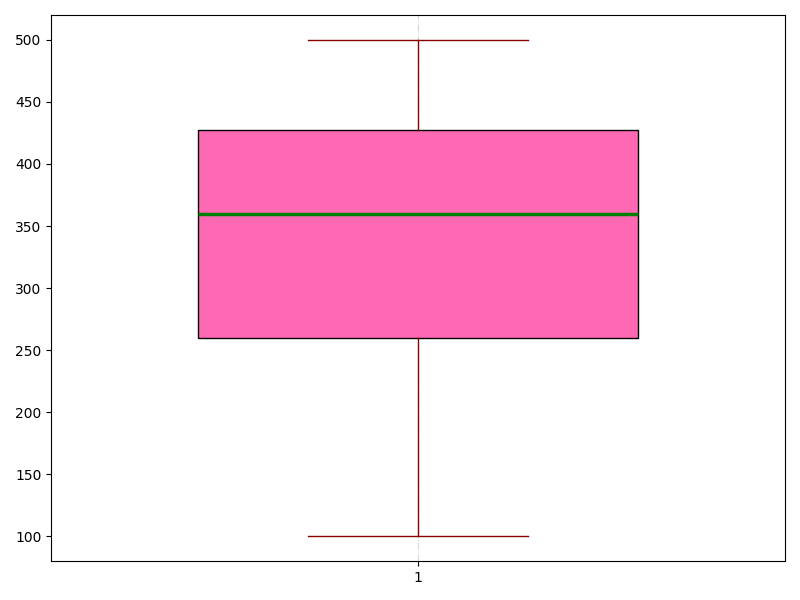

The Python source for this figure:
import matplotlib.pyplot as plt

# Household A spending data
household_a_spending = [500, 450, 400, 150, 200, 450, 320, 100, 350, 420, 280, 370]

# Create a vertical box plot for Household A
fig, ax = plt.subplots(figsize=(8, 6))
box = ax.boxplot(household_a_spending, vert=True, patch_artist=True, 
                 notch=False, widths=0.6)

# Custom color for the box
box_color = '#FF69B4'
for patch in box['boxes']:
    patch.set_facecolor(box_color)

# Customize whiskers and caps
for whisker, cap in zip(box['whiskers'], box['caps']):
    whisker.set(color='darkred', linewidth=1)
    cap.set(color='darkred', linewidth=1)

# Customize medians
for median in box['medians']:
    median.set(color='green', linewidth=2.5)

ax.grid(axis='x', linestyle='-.', alpha=0.5)
plt.tight_layout()
plt.show()
